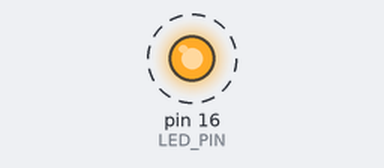
This sketch was run on a simulated Arduino Uno, built with avr-gcc and run on an emulated ATmega328P. Shown: output pins drawn as LEDs (lit = HIGH). Dashed ring = blinking.

Above: at 0.05 s.
Timing chart, 0 to 3.0 s (numbered marks = the images above):
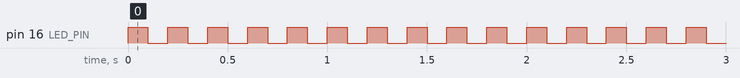

Measured:
- by itself, pin 16 (LED_PIN): alternates HIGH for 0.10 s and LOW for 0.10 s

The sketch:

blinking_bulb.ino
```cpp
// LED is in GPIO - 16
int LED_PIN = 16;

// library func like main()
void setup()
{
    // assigning pin 16 as output pin
    pinMode(LED_PIN, OUTPUT);
}

// library func, for looping things
void loop()
{
    // sending continues HIGH signal to set LED
    digitalWrite(LED_PIN, HIGH);

    // waiting 100 millisecs so that it looks like blinking
    delay(100);

    // sending continues HIGH signal to set LED
    digitalWrite(LED_PIN, LOW);

    // waiting 100 millisecs so that it looks like blinking
    delay(100);
}
```
